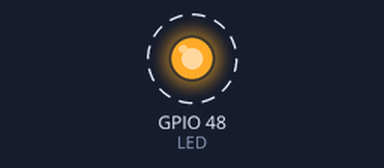
Bench run of a program on a simulated ESP32-S3. On the bench: output pins drawn as LEDs (lit = HIGH). Dashed ring = blinking. What the program prints to the serial monitor is not drawn.

Above: at 0.5 s.
Timing chart, 0 to 4.6 s (numbered marks = the images above):
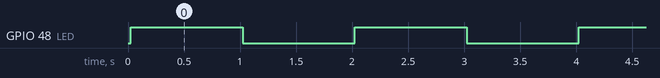

Measured:
- by itself, GPIO 48 (LED): alternates HIGH for 1.0 s and LOW for 1.0 s

The program:

main.cpp
```cpp
#include <Arduino.h>
#include "utils.h"

const int LED = 48;

bool ledMode = true;

void setup() {
  Serial.begin(115200);
  Serial.println("Hello World");

  printBoardInfo();

  pinMode(LED, OUTPUT);
  digitalWrite(LED, ledMode);
}

void loop() {
  delay(1000);
  ledMode = !ledMode;  // 切换 LED 状态
  digitalWrite(LED, ledMode);
}
```

utils.cpp
```cpp
// utils.cpp
#include <Arduino.h>
#include <esp_system.h>

uint32_t chipId = 0;

void printBoardInfo() {
    // 获取芯片 ID
    for(int i = 0; i < 17; i += 8) {
        chipId |= ((ESP.getEfuseMac() >> (40 - i)) & 0xff) << i;
    }

    // 打印芯片信息
    Serial.printf("ESP32 Chip model = %s Rev %d\n", ESP.getChipModel(), ESP.getChipRevision());
    Serial.printf("This chip has %d cores\n", ESP.getChipCores());
    Serial.print("Chip ID: "); Serial.println(chipId);

    // 获取 CPU 频率
    uint32_t cpuFreqMHz = ESP.getCpuFreqMHz();
    Serial.printf("CPU Frequency: %u MHz\n", cpuFreqMHz);

    // 获取 SDK 版本
    const char* sdkVersion = esp_get_idf_version();
    Serial.printf("SDK Version: %s\n", sdkVersion);

    // 获取 Flash 大小（以字节为单位）
    uint32_t flashSize = ESP.getFlashChipSize();
    Serial.printf("Flash Size: %u bytes (%.2f MB)\n", flashSize, flashSize / 1048576.0);

    // 获取 Flash 芯片速度
    uint32_t flashSpeed = ESP.getFlashChipSpeed();
    Serial.printf("Flash Speed: %u Hz\n", flashSpeed);

    // 获取 Flash 芯片模式
    FlashMode_t flashMode = ESP.getFlashChipMode();
    const char* modeStr = (flashMode == FM_QIO ? "QIO" : flashMode == FM_QOUT ? "QOUT" :
                           flashMode == FM_DIO ? "DIO" : flashMode == FM_DOUT ? "DOUT" : "UNKNOWN");
    Serial.printf("Flash Mode: %s\n", modeStr);

    // 获取 PSRAM 的大小（以字节为单位）
    uint32_t psramSize = ESP.getPsramSize();
    Serial.printf("PSRAM Size: %u bytes (%.2f MB)\n", psramSize, psramSize / 1048576.0);

    // 获取 PSRAM 剩余内存
    uint32_t freePsram = ESP.getFreePsram();
    Serial.printf("Free PSRAM: %u bytes (%.2f MB)\n", freePsram, freePsram / 1048576.0);

    // 获取总内存
    uint32_t totalHeap = ESP.getHeapSize();
    Serial.printf("Total heap: %u bytes (%.2f MB)\n", totalHeap, totalHeap / 1048576.0);

    // 获取剩余内存
    uint32_t freeMemory = ESP.getFreeHeap();
    Serial.printf("Free Memory: %u bytes (%.2f MB)\n", freeMemory, freeMemory / 1048576.0);
}
```

utils.h
```cpp
// utils.h
#ifndef UTILS_H
#define UTILS_H

void printBoardInfo();

#endif
```
